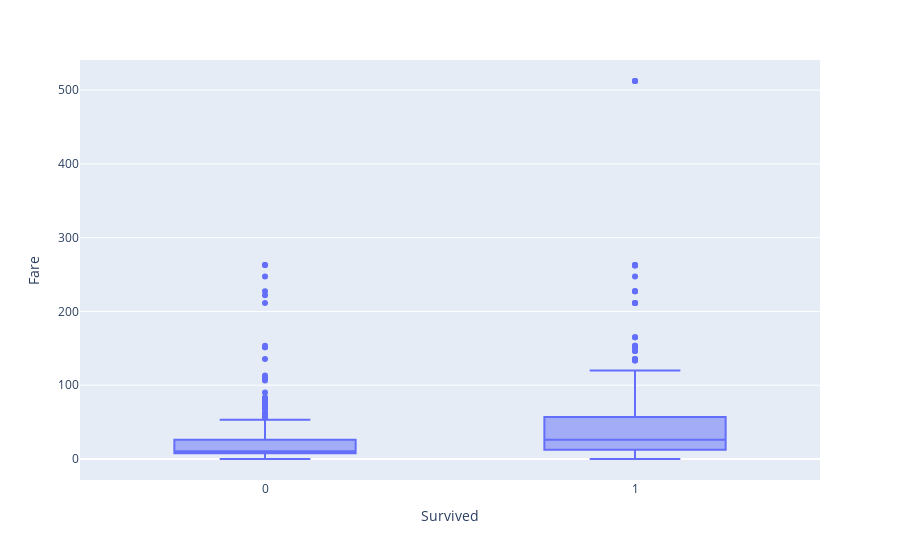

Notebook source saved alongside this figure:
### Code cell
fig = px.box(df, x="Survived", y="Fare")
fig.show()

### Figure 1 — Plotly figure (JSON) as saved in the notebook; plotly's stock layout.template omitted (floating-point values rounded to 4 significant figures; data arrays with more than 128 entries replaced by an {"elided": "..."} marker saying what was removed)
{"data": [{"alignmentgroup": "True", "hovertemplate": "Survived=%{x}<br>Fare=%{y}<extra></extra>", "legendgroup": "", "marker": {"color": "#636efa"}, "name": "", "notched": false, "offsetgroup": "", "orientation": "v", "showlegend": false, "type": "box", "x": {"elided": "891 int values"}, "x0": " ", "xaxis": "x", "y": {"elided": "891 float values"}, "y0": " ", "yaxis": "y"}], "layout": {"boxmode": "group", "legend": {"tracegroupgap": 0}, "margin": {"t": 60}, "xaxis": {"anchor": "y", "domain": [0, 1], "title": {"text": "Survived"}}, "yaxis": {"anchor": "x", "domain": [0, 1], "title": {"text": "Fare"}}}}
